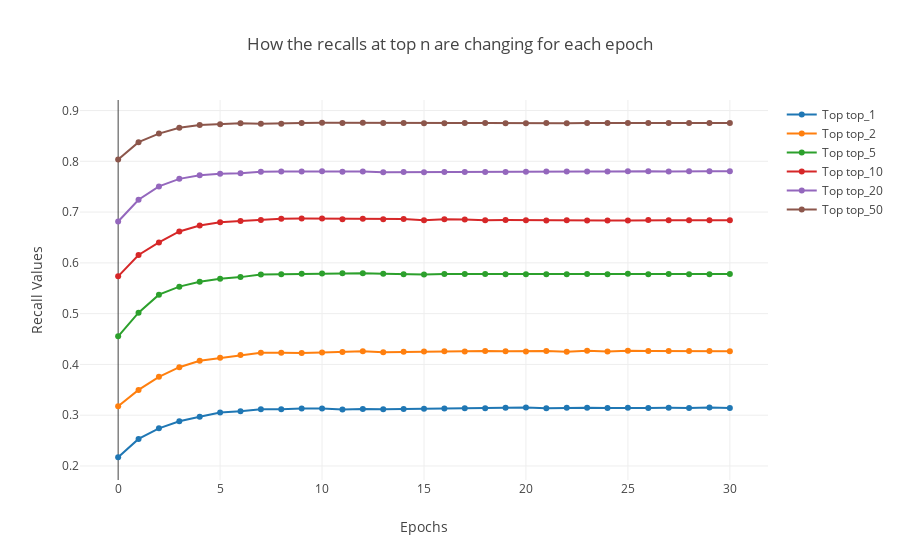

The code cell stored with this chart in its notebook:
### Code cell
"""
How the recalls at top n are changing for each epoch 
"""

data_recalls = []
sub_list = []
sub_list.append(0)
sub_list.extend([x for x in my_dict['normalized_recalls_before_model']])
data_recalls.append(sub_list)
for i in range(1,num_of_epochs+1):
    sub_list = []
    sub_list.append(i)
    sub_list.extend([x for x in my_dict[str(i)]['normalized_recalls_after_model']])
    data_recalls.append(sub_list)
df_data_recalls = pd.DataFrame(data_recalls, columns=['epoch', 'top_1', 'top_2', 'top_5'
                                                   ,'top_10', 'top_20', 'top_50'])
traces = []
for c in df_data_recalls.columns[1:]:
    trace = go.Scatter(
    x = df_data_recalls.index,
    y = df_data_recalls[c],
    mode = 'lines+markers',
    name = 'Top {}'.format(c))
    traces.append(trace)

layout = go.Layout(
    title='How the recalls at top n are changing for each epoch',
    xaxis=dict(
        title='Epochs'
    ),
    yaxis=dict(
        title='Recall Values'
    )
)
fig =  go.Figure(data=traces, layout=layout)
py.offline.iplot(fig)

### Figure 1 — Plotly figure (JSON) as saved in the notebook; plotly's stock layout.template omitted (floating-point values rounded to 4 significant figures)
{"data": [{"mode": "lines+markers", "name": "Top top_1", "type": "scatter", "x": [0, 1, 2, 3, 4, 5, 6, 7, 8, 9, 10, 11, 12, 13, 14, 15, 16, 17, 18, 19, 20, 21, 22, 23, 24, 25, 26, 27, 28, 29, 30], "y": [0.2172, 0.2533, 0.2741, 0.2882, 0.297, 0.3053, 0.3079, 0.3116, 0.3116, 0.3134, 0.3134, 0.3111, 0.3124, 0.3116, 0.3124, 0.3129, 0.3134, 0.3137, 0.3137, 0.3147, 0.315, 0.3137, 0.3144, 0.3147, 0.3139, 0.3147, 0.3142, 0.3144, 0.3139, 0.3152, 0.3142]}, {"mode": "lines+markers", "name": "Top top_2", "type": "scatter", "x": [0, 1, 2, 3, 4, 5, 6, 7, 8, 9, 10, 11, 12, 13, 14, 15, 16, 17, 18, 19, 20, 21, 22, 23, 24, 25, 26, 27, 28, 29, 30], "y": [0.3176, 0.3498, 0.3756, 0.3945, 0.4073, 0.413, 0.4185, 0.4231, 0.4231, 0.4226, 0.4237, 0.4244, 0.4257, 0.4242, 0.4247, 0.4252, 0.426, 0.4252, 0.4263, 0.4257, 0.4255, 0.4265, 0.4247, 0.4268, 0.4252, 0.4268, 0.4263, 0.4263, 0.4263, 0.4263, 0.4257]}, {"mode": "lines+markers", "name": "Top top_5", "type": "scatter", "x": [0, 1, 2, 3, 4, 5, 6, 7, 8, 9, 10, 11, 12, 13, 14, 15, 16, 17, 18, 19, 20, 21, 22, 23, 24, 25, 26, 27, 28, 29, 30], "y": [0.4554, 0.502, 0.5373, 0.5532, 0.5628, 0.5688, 0.5719, 0.5769, 0.5776, 0.5784, 0.5789, 0.5797, 0.5797, 0.5787, 0.5774, 0.5769, 0.5779, 0.5779, 0.5779, 0.5776, 0.5776, 0.5774, 0.5774, 0.5779, 0.5774, 0.5784, 0.5776, 0.5779, 0.5776, 0.5776, 0.5782]}, {"mode": "lines+markers", "name": "Top top_10", "type": "scatter", "x": [0, 1, 2, 3, 4, 5, 6, 7, 8, 9, 10, 11, 12, 13, 14, 15, 16, 17, 18, 19, 20, 21, 22, 23, 24, 25, 26, 27, 28, 29, 30], "y": [0.5735, 0.6156, 0.6403, 0.6619, 0.6736, 0.6801, 0.6824, 0.6845, 0.6869, 0.6874, 0.6871, 0.6858, 0.6869, 0.6858, 0.6863, 0.684, 0.6858, 0.6853, 0.684, 0.6845, 0.684, 0.6835, 0.6837, 0.6835, 0.6832, 0.6835, 0.6843, 0.684, 0.684, 0.6837, 0.6837]}, {"mode": "lines+markers", "name": "Top top_20", "type": "scatter", "x": [0, 1, 2, 3, 4, 5, 6, 7, 8, 9, 10, 11, 12, 13, 14, 15, 16, 17, 18, 19, 20, 21, 22, 23, 24, 25, 26, 27, 28, 29, 30], "y": [0.6814, 0.7243, 0.7506, 0.7654, 0.7724, 0.7756, 0.7763, 0.7795, 0.7797, 0.7797, 0.7805, 0.7795, 0.7797, 0.7787, 0.7789, 0.7784, 0.7792, 0.7789, 0.7792, 0.7792, 0.7795, 0.7797, 0.7797, 0.78, 0.7797, 0.7805, 0.7805, 0.7797, 0.7805, 0.7802, 0.7802]}, {"mode": "lines+markers", "name": "Top top_50", "type": "scatter", "x": [0, 1, 2, 3, 4, 5, 6, 7, 8, 9, 10, 11, 12, 13, 14, 15, 16, 17, 18, 19, 20, 21, 22, 23, 24, 25, 26, 27, 28, 29, 30], "y": [0.8036, 0.8377, 0.8546, 0.8661, 0.8715, 0.8728, 0.8749, 0.8741, 0.8741, 0.8754, 0.8759, 0.8757, 0.8759, 0.8757, 0.8757, 0.8749, 0.8752, 0.8754, 0.8757, 0.8752, 0.8752, 0.8754, 0.8749, 0.8754, 0.8754, 0.8757, 0.8754, 0.8754, 0.8757, 0.8757, 0.8757]}], "layout": {"title": "How the recalls at top n are changing for each epoch", "xaxis": {"title": "Epochs"}, "yaxis": {"title": "Recall Values"}}}
